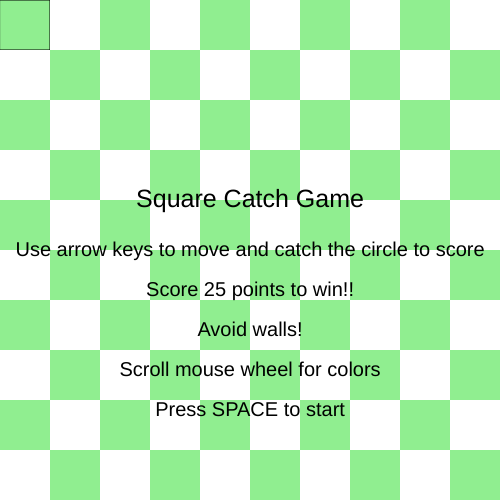
Frame 1 (no input)
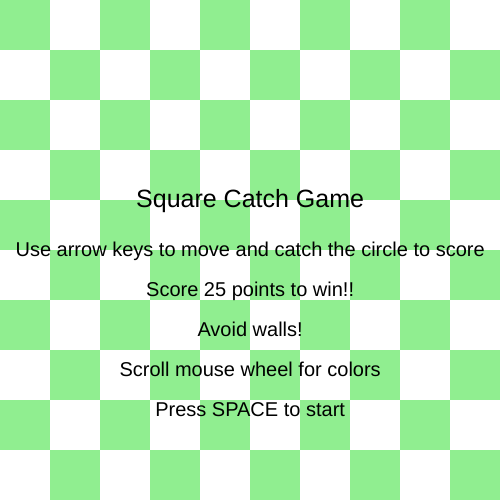
Frame 60 (no input)
Frame 120 (the mouse pressed at the canvas centre since frame 60): identical to frame 60, image omitted

The p5.js sketch that drew these frames (run headless with seeded random() and noise() and a simulated clock; from frame 60 on, the mouse is pressed at the canvas centre):

// p5.js sketch
// ── sketch.js
// Interactive Scene
// Krishitha Saravankumar
// 29 September, 2025
//
// Extra for Experts:
// - explore using the mouse wheel as input


let x = 0;
let y = 0;
let size = 50;

let colums;
let rows;

let foodX;
let foodY;
let score = 0;
let delayMove = 60;
let lastMove = 0;

let gameState = "start";


let colorChange = 0;
let isGreen = true;
let isRed = true;
let isBlue = true;
let isPink = true;

function setup() {
  createCanvas(500, 500);
  colums = width / size;
  rows = height / size;
  placeFood(); // place the first circle
}


// Background Pattern with mouseWheel color change
function drawBackground() {
  if (colorChange === 0) {
    for (let x = 0; x < 10; x++) {
      for (let y = 0; y < 10; y++) {
        if (isGreen){
          fill("lightgreen");
        }
        else {
          fill("white");
        }
        square(x * size, y * size, size);
        noStroke();
        isGreen = !isGreen;
      }
      isGreen = !isGreen;
    }
  }

  if (colorChange === 1) {
    for (let x = 0; x < 10; x++) {
      for (let y = 0; y < 10; y++) {
        if (isRed){
          fill("red");
        }
        else{
          fill("white");
        }
        square(x * size, y * size, size);
        noStroke();
        isRed = !isRed;
      }
      isRed = !isRed;
    }
  }

  if (colorChange === 2) {
    for (let x = 0; x < 10; x++) {
      for (let y = 0; y < 10; y++) {
        if (isBlue) {
          fill("lightblue");
        }
        else {
          fill("white");
        }
        square(x * size, y * size, size);
        noStroke();
        isBlue = !isBlue;
      }
      isBlue = !isBlue;
    }
  }

  if (colorChange >= 3) {
    for (let x = 0; x < 10; x++) {
      for (let y = 0; y < 10; y++) {
        if (isPink) {
          fill("pink");
        }
        else {
          fill("white");
        }
        square(x * size, y * size, size);
        noStroke();
        isPink = !isPink;
      }
      isPink = !isPink;
    }
  }
}

// Mouse Wheel background switch
function mouseWheel(event) {
  if (event.delta > 0) {
    colorChange += 1;
  } 
  else {
    colorChange -= 1;
  }
}

// Place food/circle in Random grid
function placeFood() {
  foodX = floor(random(colums));
  foodY = floor(random(rows));
}

function draw() {
  drawBackground();

  if (gameState === "start") {
    // Start screen
    fill(0);
    textAlign(CENTER, CENTER);
    textSize(25);
    text("Square Catch Game", width / 2, height / 2 - 50);
    textSize(20);
    text("Use arrow keys to move and catch the circle to score", width / 2, height / 2);
    text("Score 25 points to win!!", width/2, height/2 + 40);
    text("Avoid walls!", width / 2, height / 2 + 80);
    text("Scroll mouse wheel for colors", width / 2, height / 2 + 120);
    text("Press SPACE to start", width / 2, height / 2 + 160);
  }

  if (gameState === "playing") {
    moveSquare();

    // Draw square
    fill("black");
    square(x * size, y * size, size);

    // Draw circle (food)
    fill("purple");
    circle(foodX * size + size / 2, foodY * size + size / 2, size - 10);

    // if collided with food increse score
    if (x === foodX && y === foodY) {
      score++;
      if (score >= 25) {
        gameState = "gameover"; // if reached the winning score gameover
      }
      else {
        placeFood();
      }
    }

    // Check if collided with wall
    if (x < 0 || x >= colums || y < 0 || y >= rows) {
      gameState = "gameover";
    }
  }
  
  // To display weather won or lost with the final score
  if (gameState === "gameover") {
    // End screen
    fill(0);
    textAlign(CENTER, CENTER);
    textSize(30);
    if (score >= 25) {
      text("YOU WIN!", width / 2, height / 2 - 20);
    }
    else {
      text("GAME OVER", width / 2, height / 2 - 20);
    }
    textSize(20);
    text("Final Score: " + score, width / 2, height / 2 + 20);
  }
}

// to start the game
function keyPressed() {
  if (gameState === "start" && keyCode === 32) {
    gameState = "playing";
    x = floor(colums / 2);
    y = floor(rows / 2);
    score = 0;
    placeFood();
  }
}

function moveSquare() {
  if (millis() - lastMove > delayMove){ // to slow the speed of the square with millis()
    if (keyIsDown(38)) {
      y --; // move one grid up
    }
    if (keyIsDown(40)) {
      y ++; // move one grid down
    }
    if (keyIsDown(37)) {
      x --; // move one grid left
    }
    if (keyIsDown(39)) {
      x ++; // move one grid right
    }
    lastMove = millis(); 
  }
}
